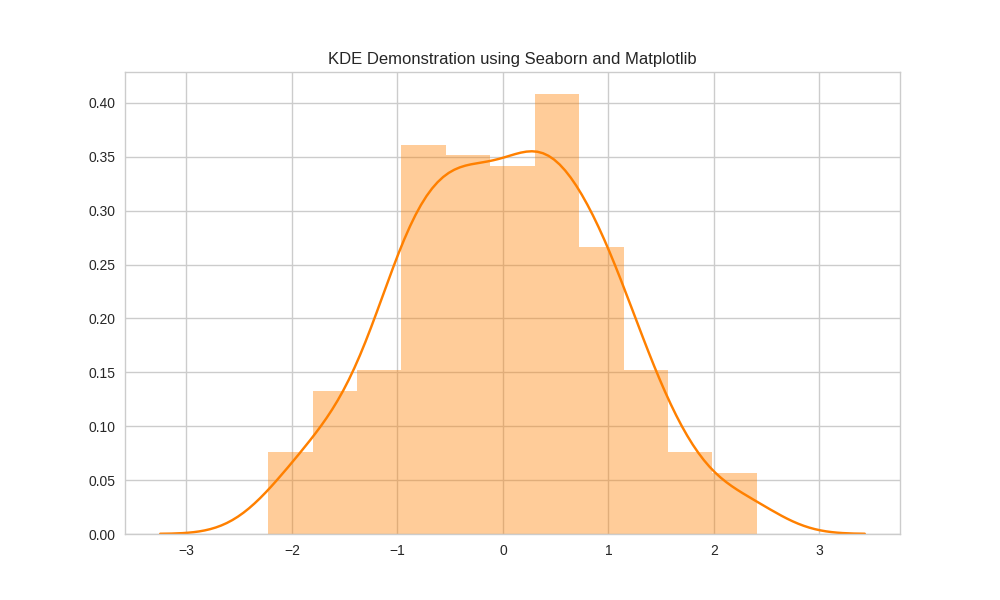

Reproduce this figure in Python.
import numpy as np
import matplotlib.pyplot as plt
import seaborn as sns

sns.set_palette('hls')
matplotlib.rc('figure', figsize=(10,6))
data=np.random.randn(250)
sns.distplot(data, color='#ff8000')
plt.title('KDE Demonstration using Seaborn and Matplotlib')

plt.show()
plt.savefig('datavis/KDE.csv')
